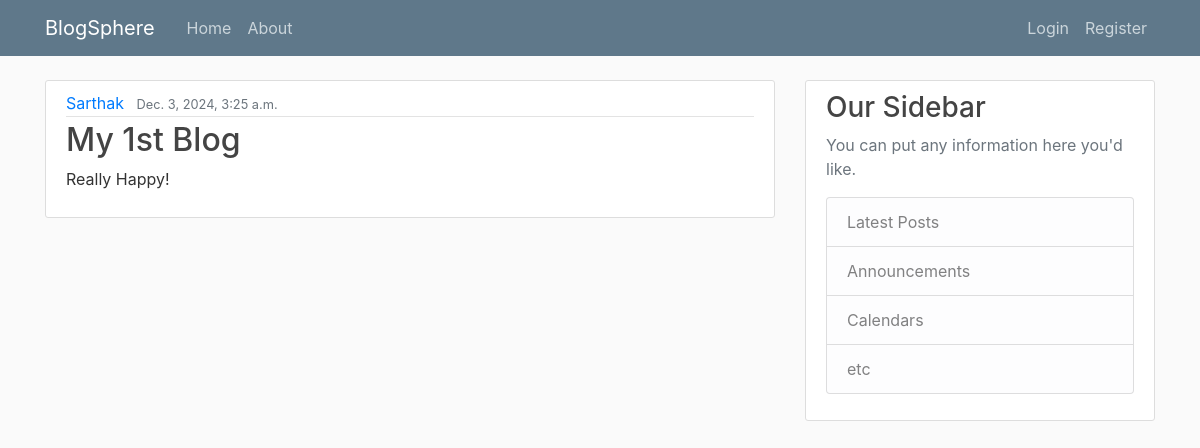
Screenshot of /blog/ with the database file from the repository.
### blog/models.py (models this page shows, shortened)
class Post(models.Model):
    title=models.CharField(max_length=70,blank=False,null=False)
    content=models.TextField()
    date_posted=models.DateTimeField(auto_now_add=True)
    author=models.ForeignKey(User,on_delete=models.CASCADE)

### blog/views.py (the view)
# urls.py: 2. Add a URL to urlpatterns:  path('', views.home, name='home')
def home(request):
    context={
        'posts':Post.objects.all()
    }
    return render(request, 'blog/home.html',context)

### blog/templates/blog/home.html
{% extends "blog/base.html"%}
{% block content %}
{% for post in posts %}
<article class="media content-section">
    <div class="media-body">
      <div class="article-metadata">
        <a class="mr-2" href="#">{{ post.author }}</a>
        <small class="text-muted">{{ post.date_posted }}</small>
      </div>
      <h2><a class="article-title" href="#">{{ post.title }}</a></h2>
      <p class="article-content">{{ post.content }}</p>
    </div>
  </article>
{% endfor %}
{% endblock content%}

### blog/static/blog/main.css (style rules this page uses)
body { background: #fafafa; color: #333333; margin-top: 5rem; }
h1, h2, h3, h4, h5, h6 { color: #444444; }
.content-section { background: #ffffff; padding: 10px 20px; border: 1px solid #dddddd; border-radius: 3px; margin-bottom: 20px; }
.article-title { color: #444444; }
.article-content { white-space: pre-line; }
.article-metadata { padding-bottom: 1px; margin-bottom: 4px; border-bottom: 1px solid #e3e3e3 }

### rows the page displays
Post: author "Sarthak", date_posted "Dec. 3, 2024, 3:25 a.m.", title "My 1st Blog", content "Really Happy!"
